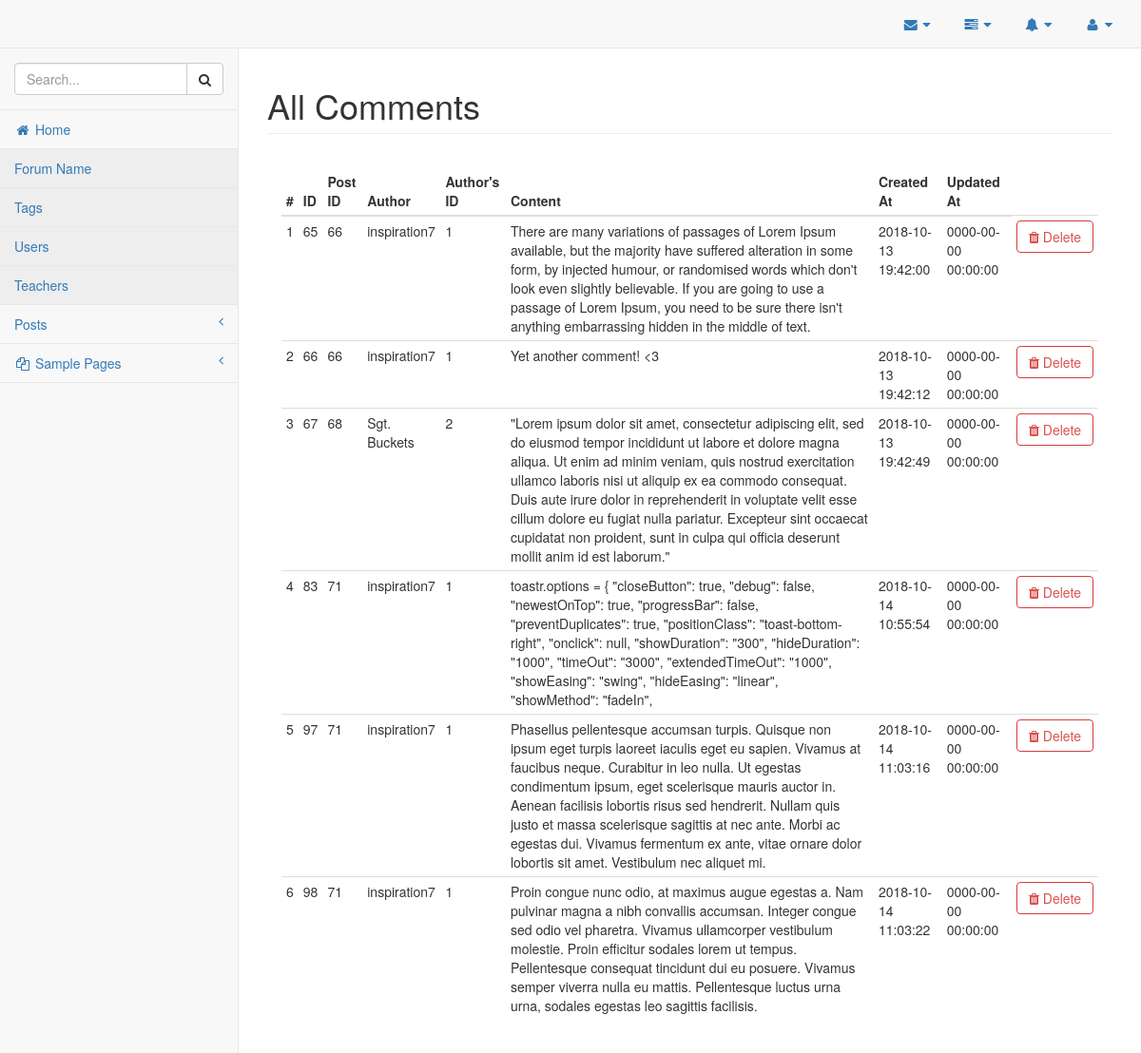
/admin/comments.php (signed in), run on the app's committed database.
### tables this page shows
CREATE TABLE `comments` (
  `comment_id` int(11) NOT NULL,
  `comment_post_id` int(11) NOT NULL,
  `comment_author` varchar(255) NOT NULL,
  `comment_author_id` int(11) NOT NULL,
  `comment_content` text NOT NULL,
  `created_at` datetime NOT NULL,
  `updated_at` datetime NOT NULL,
  `is_deleted` bit(1) NOT NULL DEFAULT b'0',
  `deleted_by` int(11) NOT NULL
);

### classes/Database.php (called while the page is built, shortened)
<?php
    class Database {
        private $servername;
        private $username;
        private $password;
        private $database;
        private $connection;
        public function __construct(){
            $this->servername = "localhost";
            $this->username = "aniket";
            $this->password = "aniket";
            $this->database = "forumdb";
        }
        public function connectDB(){
            $this->connection = new mysqli($this->servername, $this->username, $this->password, $this->database);
        }
        public function getConnection(){
            return $this->connection;
        }
    }
    $database = new Database();
?>

### classes/Comments.php (called while the page is built, shortened)
<?php
	require_once("Database.php");
	class Comments {
		private $connection;
		public function __construct() {
			global $database;
			$this->connection = $database->getConnection();
		}
		public function getAllComments() {
			$sql = "SELECT * FROM comments WHERE is_deleted = 0";
			$result_set = $this->connection->query($sql);
			return $result_set;
		}
	}
?>

### admin/comments.php (the view, shortened to what this page needs)
<!DOCTYPE html>
<html lang="en">
    <?php
        require_once("../ui-elements/header.php");
        require_once("../classes/Comments.php");
    ?>
    <body>
        <div id="wrapper">
            <?php
                require_once("../ui-elements/navigation.php");
            ?>
            <div id="page-wrapper">
                <div class="row">
                    <div class="col-lg-12">
                        <h1 class="page-header">All Comments</h1>
                    </div>
                </div>
                <div class="panel-body">
                    <div class="table-responsive">
                        <table class="table table-hover table-condensed" id="comments-table">
                            <thead>
                                <tr>
                                    <th>#</th>
                                    <th>ID</th>
                                    <th>Post ID</th>
                                    <th>Author</th>
                                    <th>Author's ID</th>
                                    <th>Content</th>
                                    <th>Created At</th>
                                    <th>Updated At</th>
                                </tr>
                            </thead>
                            <tbody>
                                <?php
                                    $sr_no = 1;
                                    $comments = new Comments();
                                    $result_set = $comments->getAllComments();
                                    while($row = mysqli_fetch_assoc($result_set)) {
                                        extract($row);
                                ?>
                                        <tr>
                                            <td><?php echo $sr_no; ?></td>
                                            <td><?php echo $comment_id; ?></td>
                                            <td><?php echo $comment_post_id; ?></td>
                                            <td><?php echo $comment_author; ?></td>
                                            <td><?php echo $comment_author_id; ?></td>
                                            <td><?php echo $comment_content; ?></td>
                                            <td><?php echo $created_at; ?></td>
                                            <td><?php echo $updated_at; ?></td>
                                            <td><a class='btn btn-outline btn-danger' onclick="deleteCommentClicked(event, <?php echo $comment_id; ?>, this);"><span class='fa fa-trash'></span> Delete</a></td>
                                        </tr>
                                <?php
                                        $sr_no++;
                                    }
                                ?>
                            </tbody>
                        </table>
                    </div>
                </div>
            </div>

### data on the page
comments: comment_id "65", comment_post "66", comment_author "inspiration7", comment_author "1", comment_content "There are many variations of passages of Lorem Ipsum available, but the majority have suffered alteration in some form, by injected humour, or randomised words which don't look even slightly believable. If you are going to use a passage of Lorem Ipsum, you need to be sure there isn't anything embarrassing hidden in the middle of text.", created_at "2018-10-13 19:42:00", updated_at "0000-00-00 00:00:00"
comments: comment_id "66", comment_post "66", comment_author "inspiration7", comment_author "1", comment_content "Yet another comment! <3", created_at "2018-10-13 19:42:12", updated_at "0000-00-00 00:00:00"
comments: comment_id "67", comment_post "68", comment_author "Sgt. Buckets", comment_author "2", comment_content "\"Lorem ipsum dolor sit amet, consectetur adipiscing elit, sed do eiusmod tempor incididunt ut labore et dolore magna aliqua. Ut enim ad minim veniam, quis nostrud exercitation ullamco laboris nisi ut aliquip ex ea commodo consequat. Duis aute irure dolor in reprehenderit in voluptate velit esse cillum dolore eu fugiat nulla pariatur. Excepteur sint occaecat cupidatat non proident, sunt in culpa qui officia deserunt mollit anim id est laborum.\"", created_at "2018-10-13 19:42:49", updated_at "0000-00-00 00:00:00"
comments: comment_id "83", comment_post "71", comment_author "inspiration7", comment_author "1", comment_content "toastr.options = { \"closeButton\": true, \"debug\": false, \"newestOnTop\": true, \"progressBar\": false, \"preventDuplicates\": true, \"positionClass\": \"toast-bottom-right\", \"onclick\": null, \"showDuration\": \"300\", \"hideDuration\": \"1000\", \"timeOut\": \"3000\", \"extendedTimeOut\": \"1000\", \"showEasing\": \"swing\", \"hideEasing\": \"linear\", \"showMethod\": \"fadeIn\",", created_at "2018-10-14 10:55:54", updated_at "0000-00-00 00:00:00"
comments: comment_id "97", comment_post "71", comment_author "inspiration7", comment_author "1", comment_content "Phasellus pellentesque accumsan turpis. Quisque non ipsum eget turpis laoreet iaculis eget eu sapien. Vivamus at faucibus neque. Curabitur in leo nulla. Ut egestas condimentum ipsum, eget scelerisque mauris auctor in. Aenean facilisis lobortis risus sed hendrerit. Nullam quis justo et massa scelerisque sagittis at nec ante. Morbi ac egestas dui. Vivamus fermentum ex ante, vitae ornare dolor lobortis sit amet. Vestibulum nec aliquet mi.", created_at "2018-10-14 11:03:16", updated_at "0000-00-00 00:00:00"
comments: comment_id "98", comment_post "71", comment_author "inspiration7", comment_author "1", comment_content "Proin congue nunc odio, at maximus augue egestas a. Nam pulvinar magna a nibh convallis accumsan. Integer congue sed odio vel pharetra. Vivamus ullamcorper vestibulum molestie. Proin efficitur sodales lorem ut tempus. Pellentesque consequat tincidunt dui eu posuere. Vivamus semper viverra nulla eu mattis. Pellentesque luctus urna urna, sodales egestas leo sagittis facilisis.", created_at "2018-10-14 11:03:22", updated_at "0000-00-00 00:00:00"
